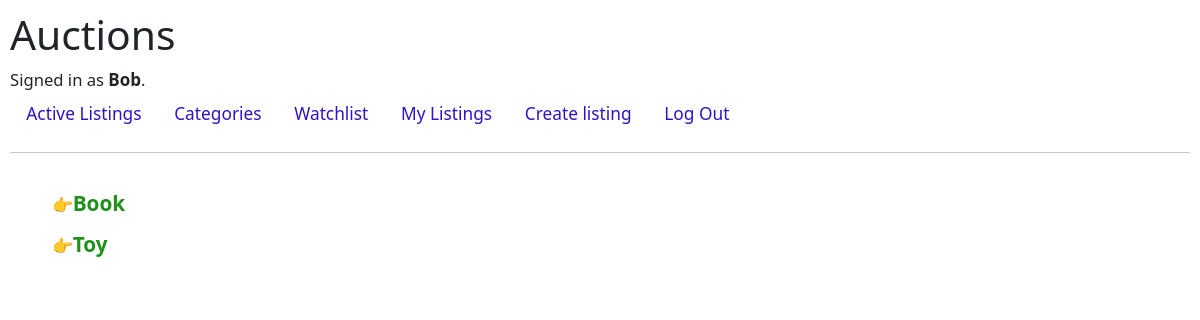
The page /categories (signed in) on the database its author committed.
### auctions/models.py (models this page shows, shortened)
class User(AbstractUser):
    pass

class Category(models.Model):
    name = models.TextField()

### auctions/views.py (the view)
# urls.py: path("categories", views.categories, name="categories"),
def categories(request):
    return render(request, "auctions/categories.html", {
            "categories": list_categories()
        })

### auctions/views.py (called while the page is built)
def list_categories(add=None):
    categories = Category.objects.values_list("name", flat=True)
    lower_categories = [c.casefold() for c in categories]
    if add:
        if add.casefold() not in lower_categories:
            categ = Category(name=add.capitalize())
            categ.save()
    active_categories_id = list(Listing.objects.filter(activity="A").values_list('category', flat=True))
    active_categories = Category.objects.filter(id__in = active_categories_id).values_list("name", flat=True)
    print(f"active {active_categories}")
    return (sorted(active_categories))

### auctions/templates/auctions/categories.html (shortened to what this page needs)
{% extends "auctions/layout.html" %}
{% block body %}
    <div id="category">
        <ul>
            {% for category in categories %}
                <li><a href="{% url 'category_page' category %}"> {{ category }}</a>
            {% endfor %}
        </ul>
    </div>
{% endblock %}

### auctions/templates/auctions/layout.html (shortened to what this page needs)
{% load static %}
<!DOCTYPE html>
<html lang="en">
    <head>
        <link rel="stylesheet" href="https://stackpath.bootstrapcdn.com/bootstrap/4.4.1/css/bootstrap.min.css">
        <link href="{% static 'auctions/styles.css' %}" rel="stylesheet">
        <link href="https://cdn.jsdelivr.net/npm/bootstrap@5.1.3/dist/css/bootstrap.min.css" rel="stylesheet">
    </head>
    <body>
        <h1>Auctions</h1>
        <div>
            {% if user.is_authenticated %}
                Signed in as <strong>{{ user.username }}</strong>.
            {% else %}
                Not signed in.
            {% endif %}
        </div>
        <ul class="nav">
            <li class="nav-item">
                <a class="nav-link" href="{% url 'index' %}">Active Listings</a>
            </li>
            <li class="nav-item">
                <a class="nav-link" href="{% url 'categories' %}">Categories</a>
            </li>
            {% if user.is_authenticated %}
                <li class="nav-item">
                    <a class="nav-link" href="{% url 'watchlist' %}">Watchlist</a>
                </li>
                <li class="nav-item">
                    <a class="nav-link" href="{% url 'my_listings' %}">My Listings</a>
                </li>
                <li class="nav-item">
                    <a class="nav-link" href="{% url 'create_listing' %}">Create listing</a>
                </li>
                <li class="nav-item">
                    <a class="nav-link" href="{% url 'logout' %}">Log Out</a>
                </li>
            {% endif %}
        </ul>
        <hr>
        {% block body %}
        {% endblock %}
    </body>
</html>

### auctions/static/auctions/styles.css (style rules this page uses)
body { padding: 10px; }
* { font-size:1.02em; }
.nav-link { color: #3212c3!important; text-decoration: none!important; }
#category { display: block; margin: 30px; }
#category a { color: #1f921d!important; text-decoration: none!important; font-size: 1.2em; line-height: 2em; font-weight: 600; }
#category li::marker { content: "👉"; font-size: 17px; }

### rows shown on the page
User: username "Bob"
Category: name "Book"
Category: name "Toy"
